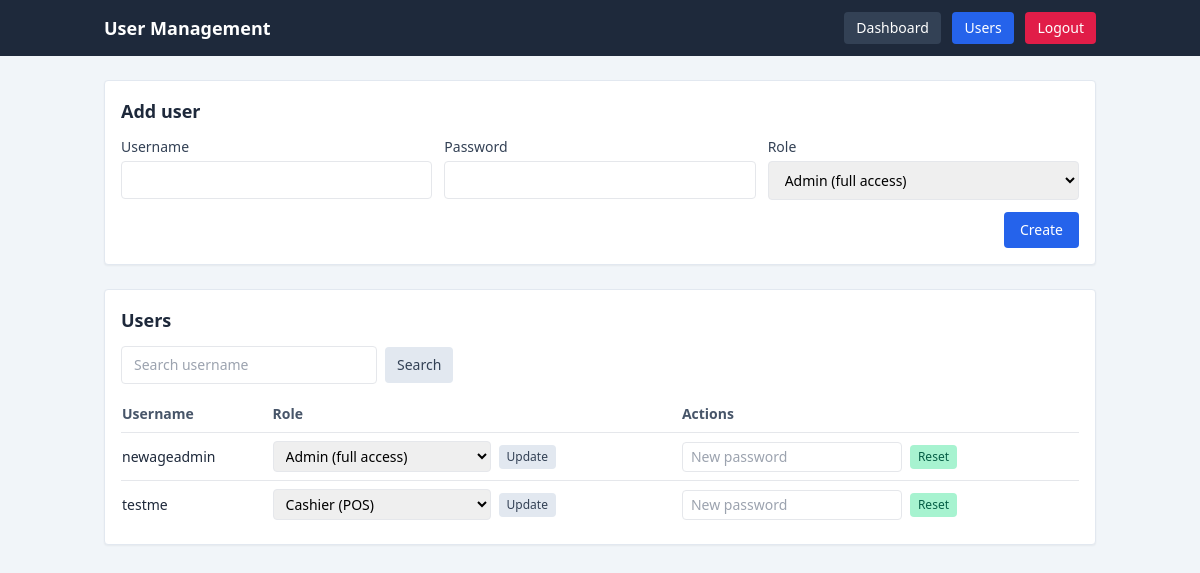
The app's page /users.php (signed in) with its own data.
### tables this page shows
CREATE TABLE users (
        id TEXT PRIMARY KEY,
        username TEXT NOT NULL UNIQUE,
        password_hash TEXT NOT NULL,
        role TEXT NOT NULL DEFAULT "admin",
        created_at TEXT,
        updated_at TEXT
    , must_change_password INTEGER NOT NULL DEFAULT 0);

### auth.php (called while the page is built, shortened)
<?php
require __DIR__ . '/config.php';
function normalize_role(string $role): string
{
    $map = [
        'mid' => 'editor',
        'offlane' => 'editor',
        'carry' => 'cashier',
        'support' => 'admin',
        'soft support' => 'editor',
    ];
    $key = strtolower(trim($role));
    return $map[$key] ?? $role;
}

### config.php (called while the page is built, shortened)
<?php
function get_db(): PDO
{
    static $db = null;
    if ($db instanceof PDO) {
        return $db;
    }
    try {
        $db = new PDO('sqlite:' . DB_FILE);
        $db->setAttribute(PDO::ATTR_ERRMODE, PDO::ERRMODE_EXCEPTION);
        $db->setAttribute(PDO::ATTR_DEFAULT_FETCH_MODE, PDO::FETCH_ASSOC);
    } catch (PDOException $e) {
        die('Database connection failed: ' . htmlspecialchars($e->getMessage(), ENT_QUOTES, 'UTF-8'));
    }
    return $db;
}
function load_users(): array
{
    $db = get_db();
    $stmt = $db->query('SELECT id, username, role, must_change_password, created_at, updated_at FROM users ORDER BY username COLLATE NOCASE');
    $rows = $stmt->fetchAll();
    return is_array($rows) ? $rows : [];
}

### users.php (the view, shortened to what this page needs)
<?php
require __DIR__ . '/auth.php';
$roles = [
    'admin' => 'Admin (full access)',
    'editor' => 'Editor (pages/content)',
    'cashier' => 'Cashier (POS)',
    'mid' => 'Mid (editor access)',
    'offlane' => 'Offlane (editor access)',
    'carry' => 'Carry (cashier access)',
    'support' => 'Support (admin access)',
    'soft support' => 'Soft support (editor access)',
];
$users_raw = load_users();
$search = trim($_GET['q'] ?? '');
$page = max(1, (int)($_GET['page'] ?? 1));
$perPage = 10;
$users = array_slice($users_raw, ($page - 1) * $perPage, $perPage);
?>
<!DOCTYPE html>
<html lang="en">
<head>
    <script src="https://cdn.tailwindcss.com"></script>
</head>
<body class="bg-slate-100 min-h-screen">
<header class="bg-slate-800 text-white">
    <div class="max-w-5xl mx-auto px-4 py-3 flex items-center justify-between">
        <h1 class="text-lg font-semibold">User Management</h1>
        <div class="space-x-2 text-sm">
            <a href="admin.php" class="inline-flex items-center px-3 py-1.5 rounded bg-slate-700 hover:bg-slate-600">Dashboard</a>
            <a href="users.php" class="inline-flex items-center px-3 py-1.5 rounded bg-blue-600 hover:bg-blue-700">Users</a>
            <a href="login.php?logout=1" class="inline-flex items-center px-3 py-1.5 rounded bg-rose-600 hover:bg-rose-700">Logout</a>
        </div>
    </div>
</header>
<main class="max-w-5xl mx-auto px-4 py-6 space-y-6">
    <section class="bg-white border border-slate-200 rounded shadow-sm p-4 space-y-3">
        <h2 class="text-lg font-semibold text-slate-800">Add user</h2>
        <form method="post" class="grid md:grid-cols-3 gap-3">
            <div>
                <label class="block text-sm font-medium text-slate-700 mb-1">Username</label>
                <input type="text" name="username" class="w-full border rounded px-3 py-2 text-sm" required>
            </div>
            <div>
                <label class="block text-sm font-medium text-slate-700 mb-1">Password</label>
                <input type="password" name="password" class="w-full border rounded px-3 py-2 text-sm" required>
            </div>
            <div>
                <label class="block text-sm font-medium text-slate-700 mb-1">Role</label>
                <select name="role" class="w-full border rounded px-3 py-2 text-sm">
                    <?php foreach ($roles as $key => $label): ?>
                        <option value="<?php echo htmlspecialchars($key, ENT_QUOTES, 'UTF-8'); ?>"><?php echo htmlspecialchars($label, ENT_QUOTES, 'UTF-8'); ?></option>
                    <?php endforeach; ?>
                </select>
            </div>
            <div class="md:col-span-3 flex justify-end">
                <button type="submit" class="inline-flex items-center px-4 py-2 rounded bg-blue-600 hover:bg-blue-700 text-white text-sm">Create</button>
            </div>
        </form>
    </section>
    <section class="bg-white border border-slate-200 rounded shadow-sm p-4 space-y-3">
        <h2 class="text-lg font-semibold text-slate-800">Users</h2>
        <form method="get" class="flex items-center gap-2">
            <input type="text" name="q" value="<?php echo htmlspecialchars($search, ENT_QUOTES, 'UTF-8'); ?>" placeholder="Search username" class="border rounded px-3 py-2 text-sm w-64">
            <button type="submit" class="px-3 py-2 rounded bg-slate-200 text-slate-700 text-sm">Search</button>
        </form>
        <?php if (!empty($users)): ?>
            <div class="overflow-x-auto">
                <table class="min-w-full text-sm">
                    <thead>
                    <tr class="text-left text-slate-600 border-b">
                        <th class="py-2 pr-4">Username</th>
                        <th class="py-2 pr-4">Role</th>
                        <th class="py-2 pr-4">Actions</th>
                    </tr>
                    </thead>
                    <tbody>
                    <?php foreach ($users as $user): ?>
                        <tr class="border-b last:border-0">
                            <td class="py-2 pr-4 font-medium text-slate-800"><?php echo htmlspecialchars($user['username'], ENT_QUOTES, 'UTF-8'); ?></td>
                            <td class="py-2 pr-4">
                                <form method="post" class="flex items-center gap-2">
                                    <select name="role" class="border rounded px-2 py-1 text-sm">
                                        <?php foreach ($roles as $key => $label): ?>
                                            <option value="<?php echo htmlspecialchars($key, ENT_QUOTES, 'UTF-8'); ?>" <?php echo $user['role'] === $key ? 'selected' : ''; ?>>
                                                <?php echo htmlspecialchars($label, ENT_QUOTES, 'UTF-8'); ?>
                                            </option>
                                        <?php endforeach; ?>
                                    </select>
                                    <button type="submit" class="text-xs px-2 py-1 rounded bg-slate-200 text-slate-700">Update</button>
                                </form>
                            </td>
                            <td class="py-2 pr-4">
                                <form method="post" class="flex items-center gap-2">
                                    <input type="password" name="password" placeholder="New password" class="border rounded px-2 py-1 text-sm">
                                    <button type="submit" class="text-xs px-2 py-1 rounded bg-emerald-200 text-emerald-800">Reset</button>
                                </form>
                            </td>
                        </tr>
                    <?php endforeach; ?>
                    </tbody>
                </table>
            </div>
        <?php else: ?>
            <p class="text-sm text-slate-600">No users yet.</p>
        <?php endif; ?>
    </section>
</main>
</body>
</html>

### records on screen
users: username "newageadmin", role "Admin (full access)"
users: username "testme", role "Cashier (POS)"

### other values on screen
form field role "Admin (full access)"
